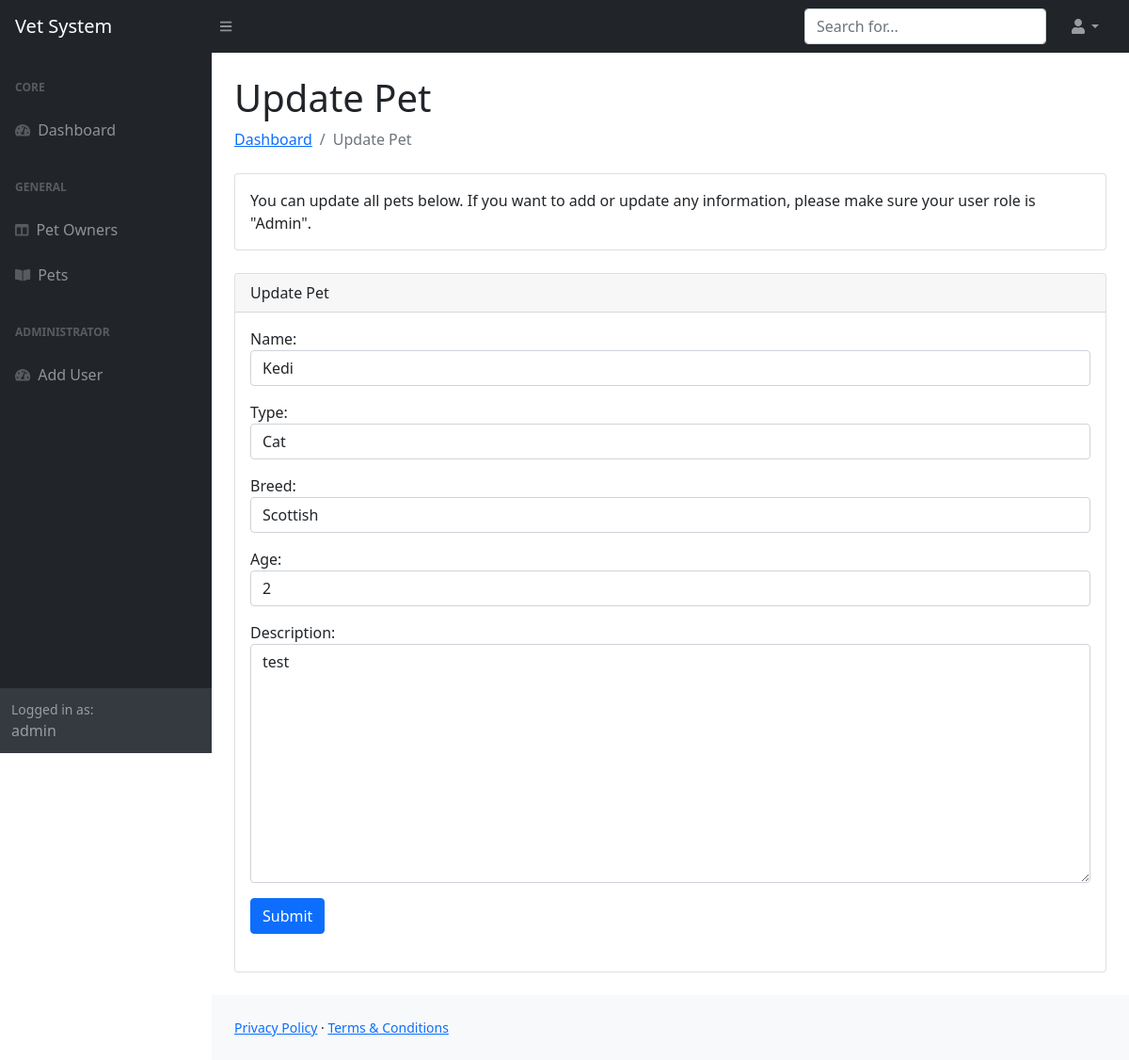
The app's page /petUpdate/5 (signed in) with its own data.
### main/models.py (models this page shows, shortened)
class Pets(models.Model):
    name = models.CharField(max_length=200, verbose_name='Pet Name')
    type = models.CharField(max_length=200, verbose_name='Pet Type')
    breed = models.CharField(max_length=200,  verbose_name='Breed')
    age = models.PositiveIntegerField(verbose_name='Pet Age', null=True)
    description = models.TextField(blank=True, verbose_name='Description')
    created_date = models.DateTimeField(auto_now_add=True)
    updated_date = models.DateTimeField(auto_now=True)
    class Meta:
        verbose_name = 'Pet'
        verbose_name_plural = ' Pets'

### main/views.py (the view)
# urls.py: path('petUpdate/<int:pk>', views.PetUpdateView, name='pet-update'),
@login_required(login_url="/login/")
def PetUpdateView(request, pk):
    instance = get_object_or_404(Pets, id=pk)
    form = PetForm(request.POST or None, instance=instance)
    if form.is_valid():
        form.save()
        return redirect('pets')
    return render(request, 'pet_update.html', {'form': form})

### main/forms.py
class PetForm(forms.ModelForm):
    name = forms.CharField(
        widget=forms.TextInput(
            attrs={
                "placeholder": "Pet Name",
                "class": "form-control"
            }
        ))
    type = forms.CharField(
        widget=forms.TextInput(
            attrs={
                "placeholder": "Pet Type",
                "class": "form-control"
            }
        ))
    breed = forms.CharField(
        widget=forms.TextInput(
            attrs={
                "placeholder": "Pet Breed",
                "class": "form-control"
            }
        ))
    age = forms.IntegerField(
        widget=forms.NumberInput(
            attrs={
                "placeholder": "Pet Age",
                "class": "form-control"
            }
        ))
    description = forms.CharField(
        widget=forms.Textarea(
            attrs={
                "placeholder": "Description",
                "class": "form-control"
            }
        ))
    class Meta:
        model = Pets
        fields = ('name', 'type', 'breed', 'age', 'description')

### main/templates/pet_update.html (shortened to what this page needs)
{% load static %}
<!DOCTYPE html>
<html lang="en">
    <head>
        <link href="https://cdn.jsdelivr.net/npm/simple-datatables@latest/dist/style.css" rel="stylesheet" />
        <link href="{% static 'css/styles.css' %}" rel="stylesheet" />
    </head>
    <body class="sb-nav-fixed">
    {% include 'includes/header.html' %}
        <div id="layoutSidenav">
            <div id="layoutSidenav_nav">
                {% include 'includes/sidebar.html' %}
            </div>
            <div id="layoutSidenav_content">
                <main>
                    <div class="container-fluid px-4">
                        <h1 class="mt-4">Update Pet</h1>
                        <ol class="breadcrumb mb-4">
                            <li class="breadcrumb-item"><a href="{% url 'home' %}">Dashboard</a></li>
                            <li class="breadcrumb-item active">Update Pet </li>
                        </ol>
                        <div class="card mb-4">
                            <div class="card-body">
                                You can update all pets below. If you want to add or update any information, please make sure your user role is "Admin".
                            </div>
                        </div>
                        <div class="card mb-4">
                            <div class="card-header">
                                Update Pet
                            </div>
                            <div class="card-body">
                                <form method="post" id="form" enctype="multipart/form-data">
                                    {{ form.as_p }}
                                    <div class="text-left mb-4">
                                        <button type="submit"  class=" btn btn-primary primary-gradient">Submit</button>
                                    </div>
                                </form>
                            </div>
                        </div>
                    </div>
                </main>
                {% include 'includes/footer.html' %}
            </div>
        </div>
    </body>
</html>

### templates/includes/sidebar.html (shortened to what this page needs)
{% load static %}
<nav class="sb-sidenav accordion sb-sidenav-dark" id="sidenavAccordion">
    <div class="sb-sidenav-menu">
        <div class="nav">
            <div class="sb-sidenav-menu-heading">Core</div>
            <a class="nav-link" href="{% url 'home' %}">
                <div class="sb-nav-link-icon"><i class="fas fa-tachometer-alt"></i></div>
                Dashboard
            </a>
            <div class="sb-sidenav-menu-heading">General</div>
            <a class="nav-link" href="{% url 'owners' %}">
                <div class="sb-nav-link-icon"><i class="fas fa-columns"></i></div>
                Pet Owners
            </a>
            <a class="nav-link" href="{% url 'pets' %}">
                <div class="sb-nav-link-icon"><i class="fas fa-book-open"></i></div>
                Pets
            </a>
            {% if perms.main.add_user %}
                <div class="sb-sidenav-menu-heading">Administrator</div>
                <a class="nav-link" href="{% url 'register' %}">
                    <div class="sb-nav-link-icon"><i class="fas fa-tachometer-alt"></i></div>
                    Add User
                </a>
            {% endif %}
        </div>
    </div>
    <div class="sb-sidenav-footer">
        <div class="small">Logged in as:</div>
        {{ request.user }}
    </div>
</nav>

### records on screen
Pets: name "Kedi", type "Cat", breed "Scottish", age "2", description "test"

### other values on screen
{{ request.user }} "admin"
